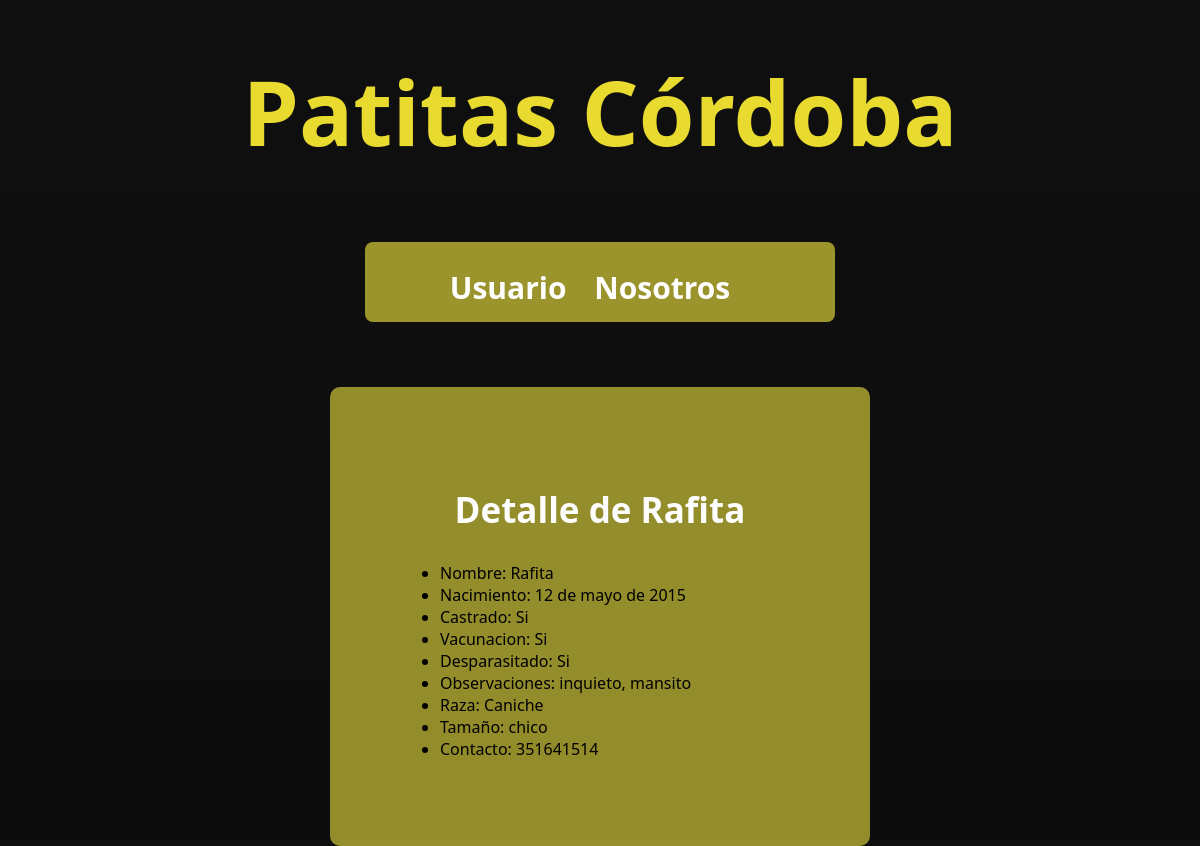
The app's page /publicarperro/detail/16 with its own data.
### animales/models.py (models this page shows, shortened)
class Animal(models.Model):
    contacto = models.CharField(max_length=30)
    nombre = models.CharField(max_length=30, blank= True, null = True)
    nacimiento = models.DateField(blank= True, null = True)
    vacunacion= models.BooleanField(blank = True)
    castrado= models.BooleanField(blank = True)
    desparasitado = models.BooleanField(blank = True)
    observaciones = models.TextField(blank= True, null = True)
    def es_vacunado(self):
        if self.vacunacion:
            return "Si"
        else:
            return "No"
    def es_desparasitado(self):
        if self.desparasitado:
            return "Si"
        else:
            return "No"
    def es_castrado(self):
        if self.castrado:
            return "Si"
        else:
            return "No"

class Perro(Animal):
    raza = models.CharField(max_length=50, null=True)
    OPCIONES_TAMANO = [
        ('grande', 'Grande'),
        ('mediano', 'Mediano'),
        ('chico', 'Chico'),]
    tamano = models.CharField(max_length=10, choices=OPCIONES_TAMANO)

### animales/views.py (the view)
# urls.py: path('publicarperro/detail/<int:pk>', views.PerroDetail.as_view(), name= 'perro_detail'),
class PerroDetail(DetailView):
    model = Perro

### animales/templates/animales/perro_detail.html (shortened to what this page needs)
{% extends 'animales/padre.html' %}
{% block contenido_que_cambia %}
        <h2>Detalle de {{object.nombre}}</h2>
        <ul style="text-align: left;">
            <li>Nombre: {{object.nombre}}</li>
            <li>Nacimiento: {{object.nacimiento}}</li>
            <li>Castrado: {{object.es_castrado}}</li>
            <li>Vacunacion: {{object.es_vacunado}}</li>
            <li>Desparasitado: {{object.es_desparasitado}}</li>
            <li>Observaciones: {{object.observaciones}}</li>
            <li>Raza: {{object.raza}}</li>
            <li>Tamaño: {{object.tamano}}</li>
            <li>Contacto: {{object.contacto}}</li>
        </ul>
{% endblock contenido_que_cambia %}

### animales/templates/animales/padre.html (style rules this page uses)
body { background: linear-gradient(rgba(0, 0, 0, 0.1), rgba(0, 0, 0, 0.3)), url(https://www.bbva.ch/wp-content/uploads/2022/05/recurso_mascotas.jpg); background-color: #111; font-family: 'Segoe UI'; margin: 0; padding: 0; height: 100vh; background-size: 100% 100%; }
h2 { font-size: 35px; color: #fdfdfd; }

### records on screen
Animal: nombre "Rafita", nacimiento "12 de mayo de 2015", observaciones "inquieto, mansito", contacto "351641514"
Perro: es_castrado "Si", es_vacunado "Si", es_desparasitado "Si", raza "Caniche", tamano "chico"
